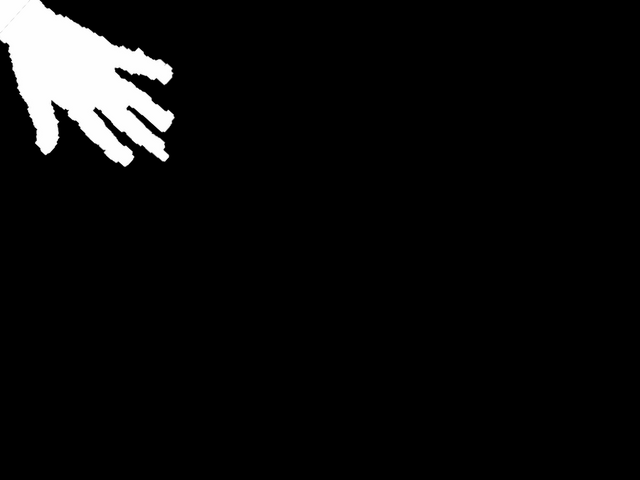
#> input picture fingertips/hand1.bmp, 640 x 480 px
$ jupyter execute main.ipynb
#> lines starting #> are read from the running program, lines starting #| are printed output that depends on the picture; after the words box and inside, x2 and y2 are one past the last pixel; in counts of white or black regions, pixels touching at a corner belong together
# Тестовое задание - нахождение кончиков пальцев на изображении

Задача - написать программу, которая бы принимала на вход изображение, отмечала на нем красной точкой кончики пальцев и обводила ладонь синим контуром. Даны черно-белые изображения, на которых видно руку.

[cell 1]
import numpy as np
import cv2
import matplotlib.pyplot as plt
from sklearn.cluster import KMeans
import math

[cell 2]
#filename = input('Поместите изображение в папку со скриптом и введите его полное имя, включая расширение:\n')
filename = 'hand1.bmp'

[cell 3]
try:
    img = cv2.imread(filename)
#> img is the input picture: shape (480, 640, 3); min 0, max 254, mean 13.2
    plt.imshow(img)
except:
    print('Ошибка загрузки файла, проверьте имя и расположение файла')
    quit()

[cell 4]
# добавим картинке размытие
blur = cv2.GaussianBlur(img, (3,3), 75)
#plt.imshow(blur, cmap = 'gray')

[cell 5]
# переведем картинку в градации серого
gray = cv2.cvtColor(blur, cv2.COLOR_BGR2GRAY)
#plt.imshow(gray, cmap = 'gray')

[cell 6]
# переведем изображение в черно-белое
_, thresh = cv2.threshold(gray, 160, 255, cv2.THRESH_BINARY)
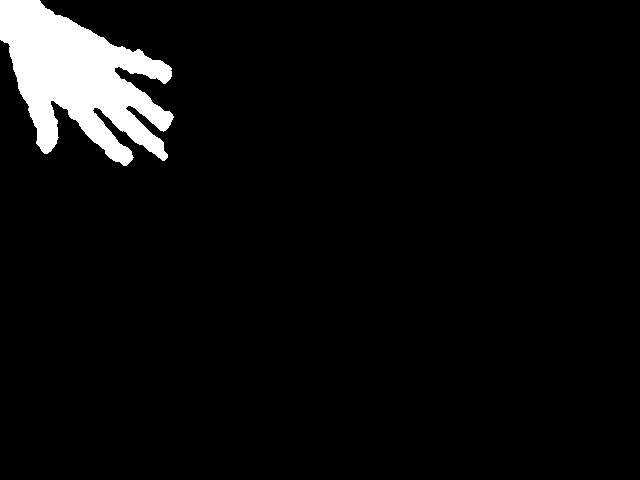
#> thresh: shape (480, 640); 5.1% white; 1 white region
#plt.imshow(thresh, cmap='gray')

[cell 7]
# найдем контуры на изображении
contours, hierarchy = cv2.findContours(thresh, mode=cv2.RETR_TREE, method=cv2.CHAIN_APPROX_SIMPLE )
#> contours = 1 contour; box (x1, y1, x2, y2) and area: (0, 0, 174, 166) 15238

[cell 8]
# Выберем из всех возможных контуров контур с максимальной длиной
len_max, ind_max = 0, 0
for i in range(0, len(contours)):
    if len(contours[i]) > len_max:
        len_max = len(contours[i])
        ind_max = i
#> this loop made 1 pass
#> (len_max, ind_max) on pass 1: (381, 0)
#> after the loop, ind_max = 0; len_max = 381
cnt = contours[ind_max]
#> cnt = contour of 381 points, box (x1, y1, x2, y2) (0, 0, 174, 166), area 15238

[cell 9]
# впишем контур ладони в прямоугольник с точками x, y, x+w, y+h
x,y,w,h = cv2.boundingRect(cnt)
#> x = 0; y = 0; w = 174; h = 166
plt.imshow(img[y:y+h, x:x+w])
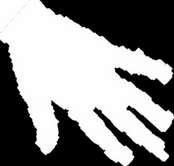
#> shown: shape (166, 174, 3); min 0, max 254, mean 140.4

[cell 10]
# выделим контур ладони синим цветом
img_copy = img.copy()
blue_cnt = cv2.drawContours(img_copy, [cnt], contourIdx = -1, color = (0, 0, 255), thickness = 2)
plt.imshow(blue_cnt[y:y+h, x:x+w])
# в дальнейшем будем накладывать новые элементы на это изображение
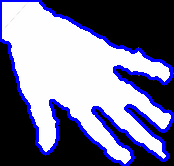
#> shown: shape (166, 174, 3); mean R, G, B 119, 119, 148.4

[cell 11]
# найдем выпуклый контур ладони (convex hull)
hull = cv2.convexHull(cnt, returnPoints=False)
#> hull = [380, 316, 301, 297, 296, 236, 235, 194, 193, 129, 128, 63, 62, 58, 1, 0]
img_copy = blue_cnt.copy()
img_hull = cv2.polylines(img_copy, pts=[cnt[hull].reshape(-1,2)], isClosed=False, color=(0,255,0),
                         lineType=cv2.FILLED, thickness=2)
plt.imshow(img_hull[y:y+h, x:x+w])
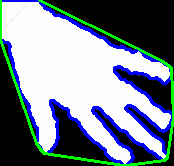
#> shown: shape (166, 174, 3); mean R, G, B 119, 131.7, 145.1

[cell 12]
# найдем "дефекты" выпуклости - каждый дефект выпуклости представлен как 4-элементный целочисленный вектор
# (также известный как Vec4i): (start_index, end_index, farthest_pt_index, fixpt_depth),
# где индексы - это индексы начальной, средней и конечной точек в исходном контуре,
# а fixpt_depth - это расстояние между средней точкой и прямой между начальной и конечной точкой контура
# если по простому, то каждый дефект апроксимируется в треугольник
convexityDefects = cv2.convexityDefects(cnt, hull)
#> convexityDefects = [[1, 58, 8, 1833], [58, 62, 59, 238], [63, 128, 93, 13760], [129, 193, 162, 15790], [194, 235, 209, 12494], [236, 296, 263, 14611], [297, 301, 300, 213], [301, 316, 304, 957], [316, 380, 331, 2126]]
# выведем первые 5 векторов
convexityDefects[:5]
#> Out = [[1, 58, 8, 1833], [58, 62, 59, 238], [63, 128, 93, 13760], [129, 193, 162, 15790], [194, 235, 209, 12494]]

[cell 13]
# выкинем из дефектов последний элемент - расстояние
# останутся индексы начальной, конечной и средней точек
defect_points = convexityDefects[:,:,:3]
#> defect_points = [[1, 58, 8], [58, 62, 59], [63, 128, 93], [129, 193, 162], [194, 235, 209], [236, 296, 263], [297, 301, 300], [301, 316, 304], [316, 380, 331]]
# отсортируем каждый вектор по возрастанию
defect_points.sort()
# разложим многомерный массив дефектов в одномерный вектор
defect_points = defect_points.reshape(-1)
#> defect_points = 27 values from 1 to 380
defect_points
#> Out = 27 values from 1 to 380

[cell 14]
# изобразим наглядно дефекты выпуклости, соединим все точки красной линией
img_copy = img_hull.copy()
img_hull_def = cv2.drawContours(img_copy, [cnt[defect_points]] ,
                                contourIdx = -1, color = (255, 0, 0), thickness=2)
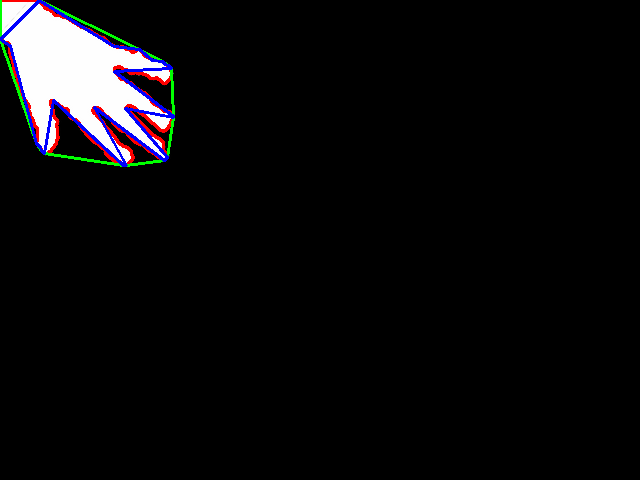
#> img_hull_def: shape (480, 640, 3); mean B, G, R 12.6, 11.3, 11.8
plt.imshow(img_hull_def[y:y+h, x:x+w])
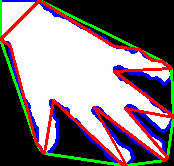
#> shown: shape (166, 174, 3); mean R, G, B 133.5, 120.1, 125.9

По сути дефекты выпуклости это пустое пространство между пальцами. Начальная и конечная точки каждого вектора дефектов это кончики пальцев в идеале. В нашем же случае мы имеем изображение с неровными краями, на мизинце видим сильные неровности, которые мешают идентификации.

Чтобы наглядно проиллюстрировать, что такое дефект выпуклости, введем 3-мерный вектор каждого дефекта с координатами точек, его составляющих.

[cell 15]
# сформируем массив "треугольников" дефектов выпуклостей
defect_triangles = cnt[defect_points].reshape(-1,3,2)

Нарисуем отдельно каждый дефект для наглядности.

[cell 16]
try:
    fig = plt.figure(figsize=(16,16))
    for index, triangle in enumerate(defect_triangles):
        img_copy = img_hull.copy()
        img_hull_def = cv2.drawContours(img_copy, [triangle], contourIdx = -1, color = (255, 0, 0), thickness=2)
        fig.add_subplot(5, 5, index + 1)
        plt.axis('off')
        plt.imshow(img_hull_def[y:y+h, x:x+w], cmap='gray')
#> this loop made 9 passes
#> triangle on passes 1 to 8: [[0, 39], [10, 46], [36, 143]], [[36, 143], [40, 147], [41, 150]], [[44, 153], [53, 100], [123, 165]], [[126, 165], [94, 107], [164, 160]], [[167, 157], [125, 108], [173, 117]], [[173, 116], [114, 71], [171, 68]], [[168, 65], [165, 64], [162, 61]], [[162, 61], [152, 60], [139, 49]]
except:
    pass
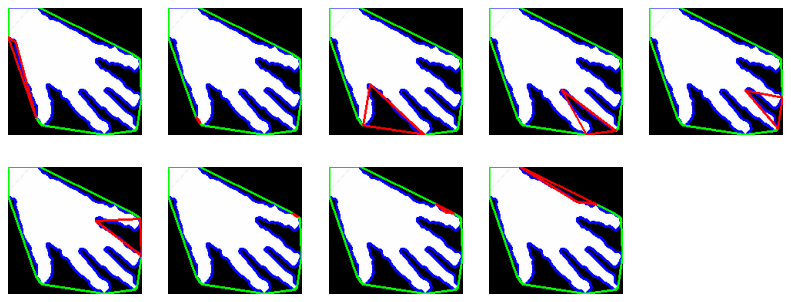
#> figure drawn by matplotlib, 9 panels

Чтобы найти кончики пальцев, нам нужны выбрать только те области, которые примыкают к кончикам пальцев. Для этого будем искать угол при средней точке каждой области. Обратим внимание, что углы в областях между пальцами гораздо меньше, чем в остальных случаях.

Напишем функцию получения углов по каждому из дефектов.

[cell 17]
def get_angles(arr):
    angles = []
    # преобразуем массив, понижая количество измерений
    arr = cnt[arr.reshape(-1,3)].reshape(-1,3,2)
    # arr[0] - первое множество точек (3 точки)
    # arr[0][0] - первая точка
    # arr[0][0][0] - координата x 1й точки 1го множества точек
    # arr[0][0][1] - координата y 1й точки 1го множества точек
    for i in range(0, len(arr)):
        # находим координаты х и у каждой точки
        x1, x2, x3 = arr[i][0][0], arr[i][1][0], arr[i][2][0]
        y1, y2, y3 = arr[i][0][1], arr[i][1][1], arr[i][2][1]
        # находим дельта по х и по у для обоих векторов
        ax, ay, bx, by = x1 - x2, y1 - y2, x3 - x2, y3 - y2
        # находим угол через теорему косинусов
        angle = math.acos( (ax * bx + ay * by) / (math.sqrt(ax**2 + ay**2) * math.sqrt(bx**2 + by**2)) )
        # переводим из радиан в углы
        angle = math.degrees(angle)
        angles.append(angle)
#> this loop made 9 passes
#> (x1, x2, x3, y1, y2, y3, ax, ay) on passes 1 to 8: (0, 10, 36, 39, 46, 143, -10, -7), (36, 40, 41, 143, 147, 150, -4, -4), (44, 53, 123, 153, 100, 165, -9, 53), (126, 94, 164, 165, 107, 160, 32, 58), (167, 125, 173, 157, 108, 117, 42, 49), (173, 114, 171, 116, 71, 68, 59, 45), (168, 165, 162, 65, 64, 61, 3, 1), (162, 152, 139, 61, 60, 49, 10, 1)
#> after the loop, angles = [140, 153.4, 56.76, 23.98, 38.78, 40.35, 153.4, 145.5, 155.3]
    return angles

[cell 18]
# выведем углы при всех средних точках каждого их дефектов
angles = get_angles(defect_points)
angles
#> Out has the same summary as angles in get_angles

Заметим, что угол между большим и указательным пальцами у некоторых людей может быть и более 90 градусов. Выставим ограничение по углу в 100 градусов.

[cell 19]
# получим индексы искомых областей между пальцами (номера треугольников)
good_angles_idx = []
for i, a in enumerate(angles):
    if a < 100:
        good_angles_idx.append(i)
    else:
        pass
#> this loop made 9 passes
#> a on passes 1 to 8: 140, 153.4, 56.76, 23.98, 38.78, 40.35, 153.4, 145.5
#> after the loop, good_angles_idx = [2, 3, 4, 5]
good_angles_idx
#> Out = [2, 3, 4, 5]

[cell 20]
# вернем массив с точками дефектов в изначальный вид - массив векторов по 3 точки
defect_points = defect_points.reshape(-1,3)
#> defect_points = [[1, 8, 58], [58, 59, 62], [63, 93, 128], [129, 162, 193], [194, 209, 235], [236, 263, 296], [297, 300, 301], [301, 304, 316], [316, 331, 380]]
defect_points
#> Out has the same summary as defect_points

[cell 21]
# найдем окончательные "дефекты" - области
final_triangles = cnt[defect_points[good_angles_idx].reshape(-1)].reshape(-1,3,2)
# нарисуем финальные области
fig = plt.figure(figsize=(12,12))
for index, triangle in enumerate(final_triangles):
    img_copy = img_hull.copy()
    img_hull_def = cv2.drawContours(img_copy, [triangle], contourIdx = -1, color = (255, 0, 0), thickness=2)
    fig.add_subplot(2, 2, index + 1)
    plt.axis('off')
    plt.imshow(img_hull_def[y:y+h, x:x+w])
#> this loop made 4 passes
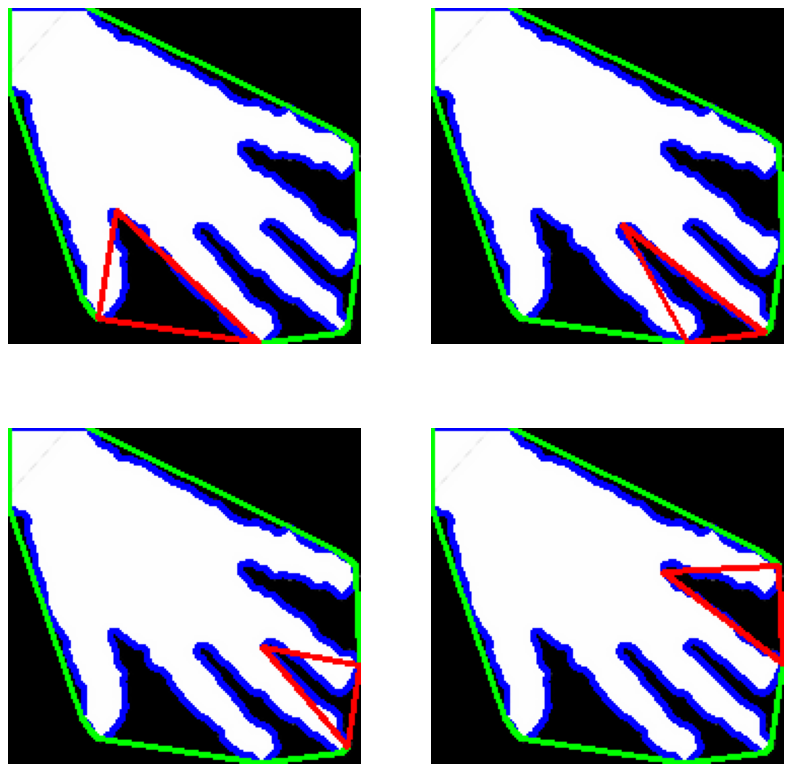
#> figure drawn by matplotlib, 4 panels

[cell 22]
# сформируем окончательный массив из областей
# исключим из каждой области среднюю точку
# в итоге останутся только начало и конец каждого "дефекта"
final_points = defect_points[good_angles_idx][:,0:3:2]
#> final_points = [[63, 128], [129, 193], [194, 235], [236, 296]]
final_points
#> Out = [[63, 128], [129, 193], [194, 235], [236, 296]]

В финале получили 4 области по 2 точки в каждой. Необходимо извлечь из них 5 точек. Смежные области в идеале имеют одинаковые пограничные точки, но могут быть и исключения из-за изображений плохого качества. Поэтому воспользуемся библиотекой sklearn, а именно методом k-ближайших соседей: найдем 5 центроидов для 8 точек. Если координаты центроида оказываются дробными - округляем до целого.

По сути решаем задачу кластеризации.

[cell 23]
# формируем датасет для кластеризации
data = cnt[final_points].reshape(-1,2)
#> data = [[44, 153], [123, 165], [126, 165], [164, 160], [167, 157], [173, 117], [173, 116], [171, 68]]

# подгружаем и обучаем модель
model = KMeans(n_clusters=5, random_state=42)
model.fit(data)

# формируем координаты центроидов
final_points = model.cluster_centers_.astype(int)
final_points

[cell 24]
# Финальное изображение
img_copy = blue_cnt.copy()
for item in final_points:
    cv2.drawMarker(img_copy, (item[0], item[1]), color=(255,0,0), markerType=cv2.MARKER_STAR,
                   markerSize=20, thickness=1, line_type=cv2.LINE_AA)
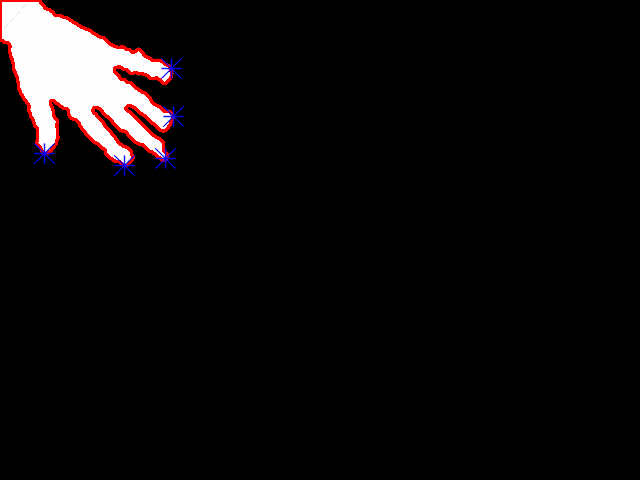
#> img_copy: shape (480, 640, 3); mean B, G, R 11.6, 11.1, 13.7
plt.figure(figsize=(16,16))
plt.imshow(img_copy)

$ run again, with fingertips/hand2.bmp copied over fingertips/hand1.bmp
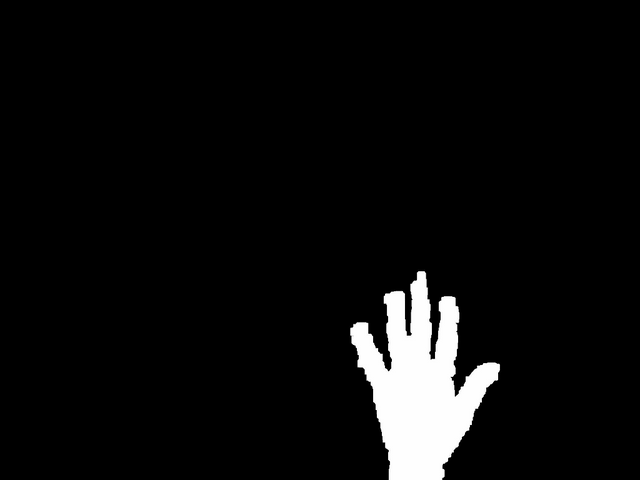
#> input picture fingertips/hand2.bmp, 640 x 480 px
#> img is the input picture: shape (480, 640, 3); min 0, max 254, mean 12.8
#> `_, thresh = cv2.threshold(gray, 160, 255, cv2.THRESH_BINARY)`:
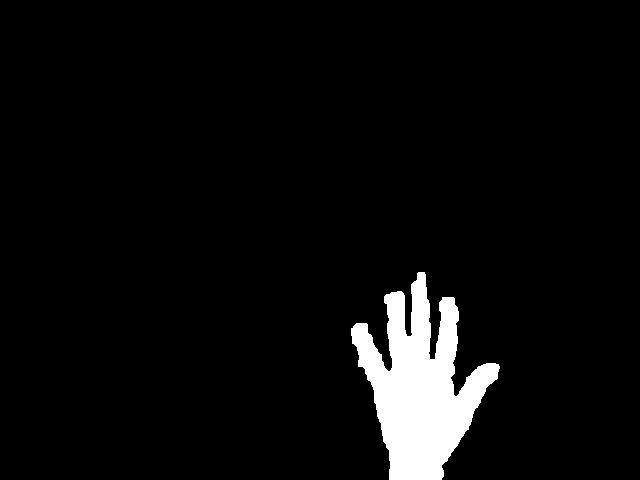
#> thresh: shape (480, 640); 4.9% white; 1 white region
#> contours = 1 contour; box (x1, y1, x2, y2) and area: (351, 272, 500, 480) 14696
#> the loop `for i in range(0, len(contours)):` made 1 pass
#> (len_max, ind_max) on pass 1: (306, 0)
#> after the loop `for i in range(0, len(contours)):`: ind_max = 0; len_max = 306
#> cnt = contour of 306 points, box (x1, y1, x2, y2) (351, 272, 500, 480), area 14696
#> x = 351; y = 272; w = 149; h = 208
#> hull = 17 values, max 305 at index 0, min 0 at index 16, mean 145.7
#> convexityDefects = [[0, 28, 13, 12341], [28, 79, 55, 14706], [79, 83, 81, 181], [84, 86, 85, 222], [86, 95, 88, 980], [95, 132, 109, 2325], [133, 135, 134, 142], [135, 193, 140, 1807], [193, 197, 194, 301], [198, 200, 199, 114], [200, 264, 231, 13845], [265, 305, 285, 15866]]
#> `convexityDefects[:5]`: Out = [[0, 28, 13, 12341], [28, 79, 55, 14706], [79, 83, 81, 181], [84, 86, 85, 222], [86, 95, 88, 980]]
#> `defect_points = convexityDefects[:,:,:3]`: defect_points = [[0, 28, 13], [28, 79, 55], [79, 83, 81], [84, 86, 85], [86, 95, 88], [95, 132, 109], [133, 135, 134], [135, 193, 140], [193, 197, 194], [198, 200, 199], [200, 264, 231], [265, 305, 285]]
#> `defect_points = defect_points.reshape(-1)`: defect_points = 36 values from 0 to 305
#> the loop `for index, triangle in enumerate(defect_triangles):` made 12 passes
#> triangle on passes 1 to 8: [[418, 272], [410, 336], [386, 294]], [[386, 294], [389, 371], [356, 323]], [[356, 323], [353, 327], [351, 328]], [[351, 335], [352, 336], [352, 343]], [[352, 343], [357, 347], [358, 366]], [[358, 366], [374, 390], [389, 479]], [[441, 479], [441, 478], [443, 476]], [[443, 476], [441, 465], [497, 378]]
#> the loop in get_angles, `for i in range(0, len(arr)):` made 12 passes
#> (x1, x2, x3, y1, y2, y3, ax, ay) on passes 1 to 8: (418, 410, 386, 272, 336, 294, 8, -64), (386, 389, 356, 294, 371, 323, -3, -77), (356, 353, 351, 323, 327, 328, 3, -4), (351, 352, 352, 335, 336, 343, -1, -1), (352, 357, 358, 343, 347, 366, -5, -4), (358, 374, 389, 366, 390, 479, -16, -24), (441, 441, 443, 479, 478, 476, 0, 1), (443, 441, 497, 476, 465, 378, 2, 11)
#> after the loop in get_angles, `for i in range(0, len(arr)):`: angles = [36.87, 32.28, 153.4, 135, 131.7, 155.9, 135, 136.9, 153.4, 135, 55.71, 24.3]
#> `angles`: Out has the same summary as angles in get_angles
#> the loop `for i, a in enumerate(angles):` made 12 passes
#> a on passes 1 to 8: 36.87, 32.28, 153.4, 135, 131.7, 155.9, 135, 136.9
#> after the loop `for i, a in enumerate(angles):`: good_angles_idx = [0, 1, 10, 11]
#> `defect_points = defect_points.reshape(-1,3)`: defect_points = [[0, 13, 28], [28, 55, 79], [79, 81, 83], [84, 85, 86], [86, 88, 95], [95, 109, 132], [133, 134, 135], [135, 140, 193], [193, 194, 197], [198, 199, 200], [200, 231, 264], [265, 285, 305]]
#> `defect_points`: Out has the same summary as defect_points
#> the loop `for index, triangle in enumerate(final_triangles):` made 4 passes
#> triangle on passes 1 to 4: [[418, 272], [410, 336], [386, 294]], [[386, 294], [389, 371], [356, 323]], [[498, 364], [453, 394], [454, 298]], [[453, 297], [430, 359], [424, 272]]
#> final_points = [[0, 28], [28, 79], [200, 264], [265, 305]]
#> data = [[418, 272], [386, 294], [386, 294], [356, 323], [498, 364], [454, 298], [453, 297], [424, 272]]
#> after the loop `for item in final_points:`:
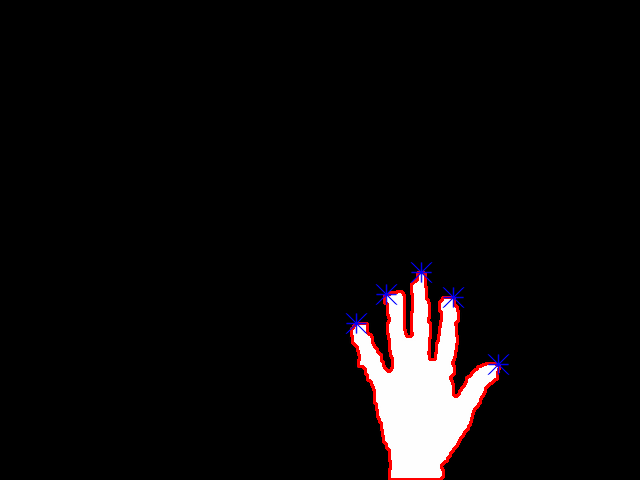
#> img_copy: shape (480, 640, 3); mean B, G, R 11.2, 10.7, 13.2
